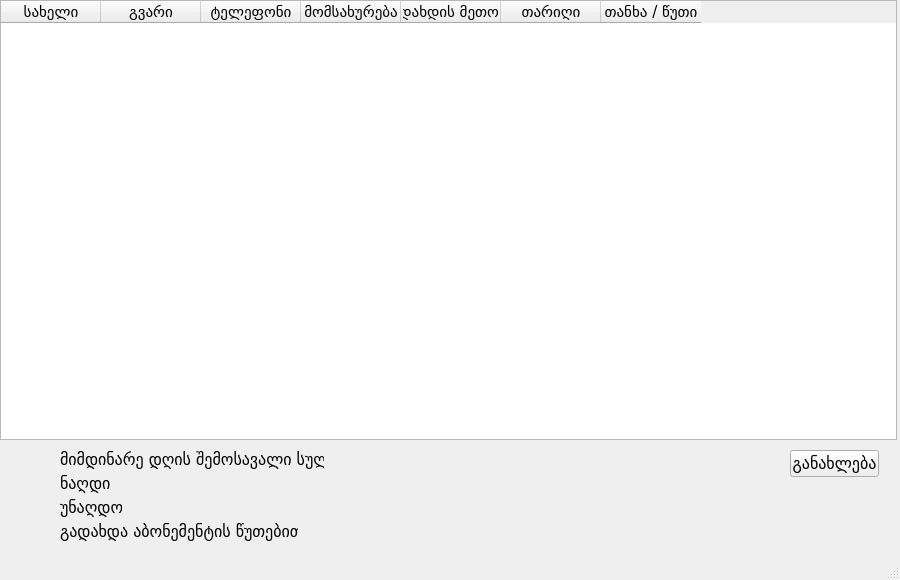
<?xml version="1.0" encoding="UTF-8"?>
<ui version="4.0">
 <class>MainWindow</class>
 <widget class="QMainWindow" name="MainWindow">
  <property name="geometry">
   <rect>
    <x>0</x>
    <y>0</y>
    <width>900</width>
    <height>580</height>
   </rect>
  </property>
  <property name="windowTitle">
   <string>MainWindow</string>
  </property>
  <widget class="QWidget" name="centralwidget">
   <widget class="QPushButton" name="update_button">
    <property name="geometry">
     <rect>
      <x>790</x>
      <y>450</y>
      <width>89</width>
      <height>27</height>
     </rect>
    </property>
    <property name="font">
     <font>
      <family>BPG Nino Mtavruli</family>
      <pointsize>12</pointsize>
     </font>
    </property>
    <property name="text">
     <string>განახლება</string>
    </property>
   </widget>
   <widget class="QLabel" name="cash">
    <property name="geometry">
     <rect>
      <x>330</x>
      <y>474</y>
      <width>121</width>
      <height>16</height>
     </rect>
    </property>
    <property name="font">
     <font>
      <family>BPG Nino Mtavruli</family>
      <pointsize>12</pointsize>
     </font>
    </property>
    <property name="text">
     <string/>
    </property>
   </widget>
   <widget class="QLabel" name="cash_label">
    <property name="geometry">
     <rect>
      <x>60</x>
      <y>474</y>
      <width>52</width>
      <height>19</height>
     </rect>
    </property>
    <property name="font">
     <font>
      <family>BPG Nino Mtavruli</family>
      <pointsize>12</pointsize>
     </font>
    </property>
    <property name="text">
     <string>ნაღდი:</string>
    </property>
   </widget>
   <widget class="QLabel" name="card_label">
    <property name="geometry">
     <rect>
      <x>60</x>
      <y>498</y>
      <width>62</width>
      <height>19</height>
     </rect>
    </property>
    <property name="font">
     <font>
      <family>BPG Nino Mtavruli</family>
      <pointsize>12</pointsize>
     </font>
    </property>
    <property name="text">
     <string>უნაღდო</string>
    </property>
   </widget>
   <widget class="QTableWidget" name="all_payments">
    <property name="geometry">
     <rect>
      <x>0</x>
      <y>0</y>
      <width>897</width>
      <height>440</height>
     </rect>
    </property>
    <property name="sizePolicy">
     <sizepolicy hsizetype="Expanding" vsizetype="Expanding">
      <horstretch>0</horstretch>
      <verstretch>0</verstretch>
     </sizepolicy>
    </property>
    <property name="maximumSize">
     <size>
      <width>1001</width>
      <height>16777215</height>
     </size>
    </property>
    <property name="baseSize">
     <size>
      <width>0</width>
      <height>0</height>
     </size>
    </property>
    <property name="font">
     <font>
      <family>BPG Nino Mtavruli</family>
      <pointsize>11</pointsize>
     </font>
    </property>
    <property name="styleSheet">
     <string notr="true"/>
    </property>
    <property name="sortingEnabled">
     <bool>true</bool>
    </property>
    <attribute name="horizontalHeaderVisible">
     <bool>true</bool>
    </attribute>
    <attribute name="verticalHeaderVisible">
     <bool>true</bool>
    </attribute>
    <column>
     <property name="text">
      <string>სახელი</string>
     </property>
     <property name="font">
      <font>
       <family>BPG Nino Mtavruli</family>
       <pointsize>11</pointsize>
      </font>
     </property>
    </column>
    <column>
     <property name="text">
      <string>გვარი</string>
     </property>
     <property name="font">
      <font>
       <family>BPG Nino Mtavruli</family>
       <pointsize>11</pointsize>
      </font>
     </property>
    </column>
    <column>
     <property name="text">
      <string>ტელეფონი</string>
     </property>
     <property name="font">
      <font>
       <family>BPG Nino Mtavruli</family>
       <pointsize>11</pointsize>
      </font>
     </property>
    </column>
    <column>
     <property name="text">
      <string>მომსახურება</string>
     </property>
     <property name="font">
      <font>
       <family>BPG Nino Mtavruli</family>
       <pointsize>11</pointsize>
      </font>
     </property>
    </column>
    <column>
     <property name="text">
      <string>გადახდის მეთოდი</string>
     </property>
     <property name="font">
      <font>
       <family>BPG Nino Mtavruli</family>
       <pointsize>11</pointsize>
      </font>
     </property>
    </column>
    <column>
     <property name="text">
      <string>თარიღი</string>
     </property>
     <property name="font">
      <font>
       <family>BPG Nino Mtavruli</family>
       <pointsize>11</pointsize>
      </font>
     </property>
    </column>
    <column>
     <property name="text">
      <string>თანხა / წუთი</string>
     </property>
     <property name="font">
      <font>
       <family>BPG Nino Mtavruli</family>
       <pointsize>11</pointsize>
      </font>
     </property>
    </column>
   </widget>
   <widget class="QLabel" name="pay_by_minutes_label">
    <property name="geometry">
     <rect>
      <x>60</x>
      <y>522</y>
      <width>238</width>
      <height>19</height>
     </rect>
    </property>
    <property name="font">
     <font>
      <family>BPG Nino Mtavruli</family>
      <pointsize>12</pointsize>
     </font>
    </property>
    <property name="text">
     <string>გადახდა აბონემენტის წუთებით:</string>
    </property>
   </widget>
   <widget class="QLabel" name="card">
    <property name="geometry">
     <rect>
      <x>330</x>
      <y>498</y>
      <width>121</width>
      <height>16</height>
     </rect>
    </property>
    <property name="font">
     <font>
      <family>BPG Nino Mtavruli</family>
      <pointsize>12</pointsize>
     </font>
    </property>
    <property name="text">
     <string/>
    </property>
   </widget>
   <widget class="QLabel" name="total_daily">
    <property name="geometry">
     <rect>
      <x>330</x>
      <y>450</y>
      <width>141</width>
      <height>16</height>
     </rect>
    </property>
    <property name="font">
     <font>
      <family>BPG Nino Mtavruli</family>
      <pointsize>12</pointsize>
     </font>
    </property>
    <property name="text">
     <string/>
    </property>
   </widget>
   <widget class="QLabel" name="pay_by_minutes">
    <property name="geometry">
     <rect>
      <x>330</x>
      <y>522</y>
      <width>151</width>
      <height>16</height>
     </rect>
    </property>
    <property name="font">
     <font>
      <family>BPG Nino Mtavruli</family>
      <pointsize>12</pointsize>
     </font>
    </property>
    <property name="text">
     <string/>
    </property>
   </widget>
   <widget class="QLabel" name="total_label">
    <property name="geometry">
     <rect>
      <x>60</x>
      <y>450</y>
      <width>264</width>
      <height>19</height>
     </rect>
    </property>
    <property name="font">
     <font>
      <family>BPG Nino Mtavruli</family>
      <pointsize>12</pointsize>
     </font>
    </property>
    <property name="text">
     <string>მიმდინარე დღის შემოსავალი სულ: </string>
    </property>
   </widget>
  </widget>
  <widget class="QMenuBar" name="menubar">
   <property name="geometry">
    <rect>
     <x>0</x>
     <y>0</y>
     <width>900</width>
     <height>21</height>
    </rect>
   </property>
  </widget>
  <widget class="QStatusBar" name="statusbar"/>
 </widget>
 <resources/>
 <connections/>
</ui>
